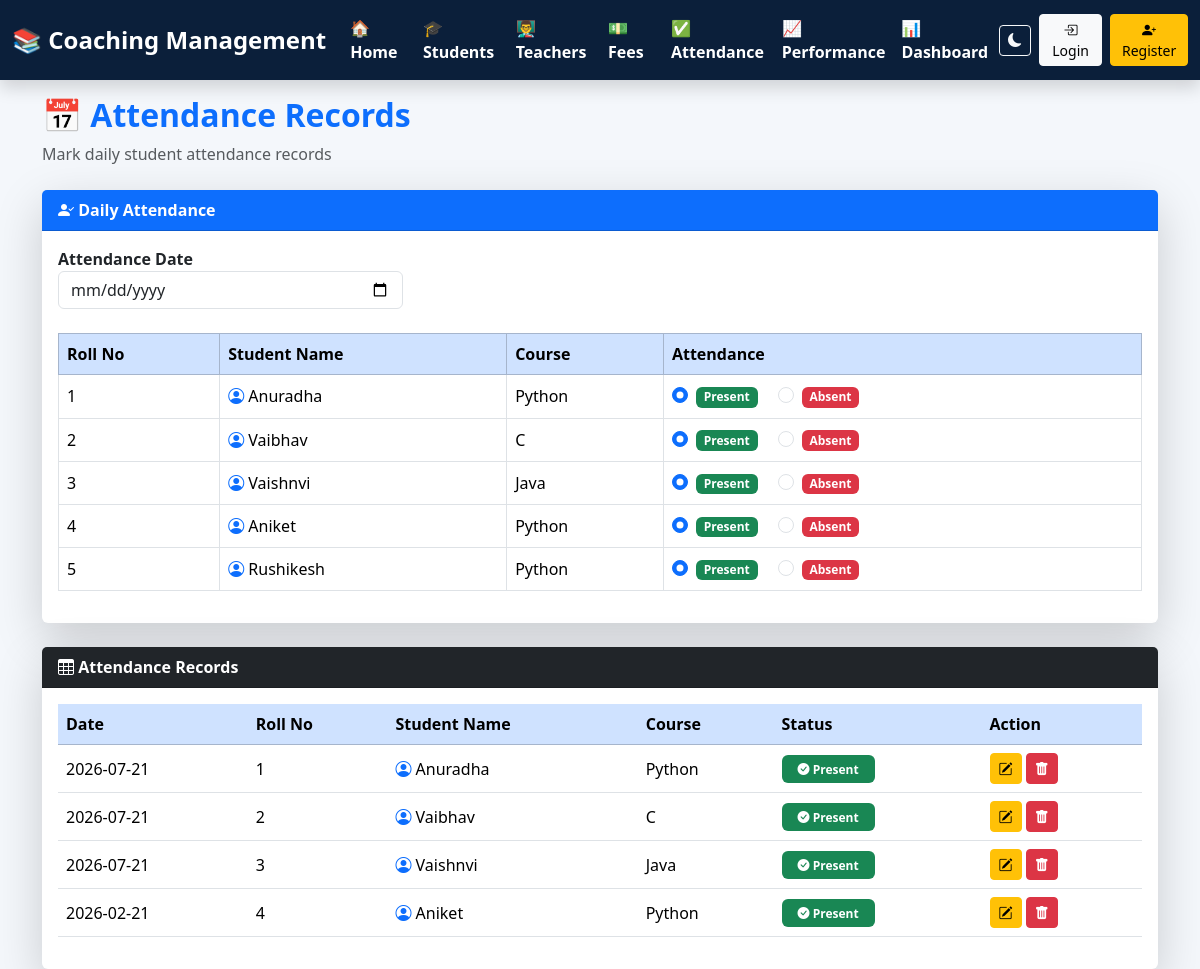
The app's page /attendance, older data.
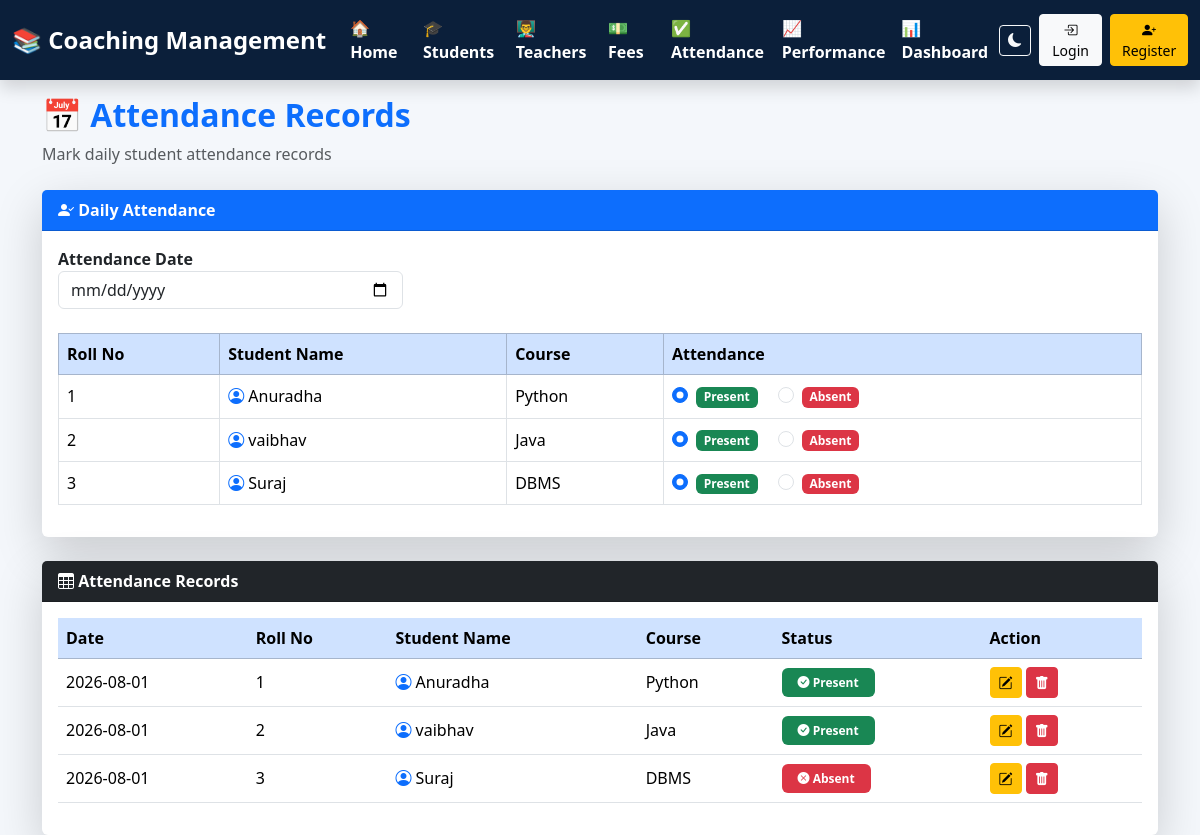
The same page, newer data.
### tables this page shows
CREATE TABLE students(

        id INTEGER PRIMARY KEY AUTOINCREMENT,
        roll_no INTEGER UNIQUE,
        name TEXT,
        father_name TEXT,
        surname TEXT,
        mobile TEXT,
        course TEXT,
        batch TEXT,
        address TEXT,
        admission_date TEXT,
        status TEXT

    , photo TEXT DEFAULT 'default.png');

CREATE TABLE attendance(

        id INTEGER PRIMARY KEY AUTOINCREMENT,
        student_id INTEGER NOT NULL,
        date TEXT,
        status TEXT,

        FOREIGN KEY(student_id)
        REFERENCES students(id)
        ON DELETE CASCADE

    );

### app.py (the view, shortened to what this page needs)
@app.route("/attendance", methods=["GET","POST"])
def attendance():
    conn = get_connection()
    students = conn.execute(" SELECT * FROM students  ORDER BY roll_no ").fetchall()
    attendance = conn.execute("""
        SELECT
        attendance.id,
        students.roll_no,
        students.name,
        students.course,
        attendance.date,
        attendance.status
        FROM attendance
        INNER JOIN students
        ON attendance.student_id = students.id
        ORDER BY attendance.date DESC,
        students.roll_no ASC

    """).fetchall()
    conn.close()
    return render_template(
        "attendance.html",
        students=students,
        attendance=attendance
    )

### db.py (called while the page is built)
def get_connection():
    conn = sqlite3.connect(DATABASE)
    conn.row_factory = sqlite3.Row
    conn.execute("PRAGMA foreign_keys = ON")
    return conn

### templates/attendance.html (shortened to what the changed rows need)
{% extends "base.html" %}
{% block content %}
<div class="mb-4">
    <h2 class="fw-bold text-primary">
       📅 Attendance Records
    </h2>
</div>
<div class="card shadow-lg border-0 mb-4">
    <div class="card-body">
        <form method="POST" action="/attendance">
            <div class="table-responsive">
                <table class="table table-bordered table-hover align-middle">
                    <thead class="table-primary">
                        <tr>
                            <th>Roll No</th>
                            <th>Student Name </th>
                            <th> Course</th>
                            <th>Attendance</th>
                        </tr>
                    </thead>
                    <tbody>
                    {% for student in students %}
                    <tr>
                        <td> {{student['roll_no']}} </td>
                        <td>
                            <i class="bi bi-person-circle text-primary"></i>
                            {{student['name']}}
                        </td>
                        <td> {{student['course']}}  </td>
                        <td>
                            <div class="form-check form-check-inline">
                                <input
                                class="form-check-input"
                                type="radio"
                                name="status_{{student['id']}}"
                                value="Present"
                                checked>
                                <label class="form-check-label">
                                    <span class="badge bg-success">
                                        Present
                                    </span>
                                </label>
                            </div>
                            <div class="form-check form-check-inline">
                                <input
                                class="form-check-input"
                                type="radio"
                                name="status_{{student['id']}}"
                                value="Absent">
                                <label class="form-check-label">
                                    <span class="badge bg-danger">
                                        Absent
                                    </span>
                                </label>
                            </div>
                        </td>
                    </tr>
                    {% endfor %}
                    </tbody>
                </table>
            </div>
        </form>
    </div>
</div>
<div class="card shadow-lg border-0">
    <div class="card-body">
        <div class="table-responsive">
            <table class="table table-hover align-middle">
                <thead class="table-primary">
                    <tr>
                        <th> Date </th>
                        <th>Roll No</th>
                        <th>Student Name </th>
                        <th> Course</th>
                        <th> Status</th>
                        <th>Action </th>
                    </tr>
                </thead>
                <tbody>
                {% for row in attendance %}
                <tr>
                    <td>{{row['date']}}</td>
                    <td> {{row['roll_no']}} </td>
                    <td>
                        <i class="bi bi-person-circle text-primary"></i>
                        {{row['name']}}
                    </td>
                    <td>{{row['course']}}</td>
                    <td>
                        {% if row['status']=="Present" %}
                        <span class="badge bg-success px-3 py-2">
                            <i class="bi bi-check-circle-fill"></i>
                            Present
                        </span>
                        {% else %}
                        <span class="badge bg-danger px-3 py-2">
                            <i class="bi bi-x-circle-fill"></i>
                            Absent
                        </span>
                        {% endif %}
                    </td>
                    <td>
                        <a href="/edit_attendance/{{row['id']}}"
                        class="btn btn-warning btn-sm">
                            <i class="bi bi-pencil-square"></i>
                        </a>
                        <a href="/delete_attendance/{{row['id']}}"
                        class="btn btn-danger btn-sm"
                        onclick="return confirm('Delete this attendance?')">
                            <i class="bi bi-trash-fill"></i>
                        </a>
                    </td>
                </tr>
                {% endfor %}
                </tbody>
            </table>
        </div>
    </div>
</div>
{% endblock %}

Row changes from the older to the newer data that the page shows:
removed students: roll_no "4", name "Aniket", course "Python"
removed students: roll_no "5", name "Rushikesh", course "Python"
removed attendance: date "2026-07-21", roll_no "1", name "Anuradha", course "Python", status "Present" (drawn)
removed attendance: date "2026-07-21", roll_no "2", name "Vaibhav", course "C", status "Present" (drawn)
removed attendance: date "2026-07-21", roll_no "3", name "Vaishnvi", course "Java", status "Present" (drawn)
removed attendance: date "2026-02-21", roll_no "4", name "Aniket", course "Python", status "Present" (drawn)
changed students: name "Vaibhav" → "vaibhav"; course "C" → "Java"
changed students: name "Vaishnvi" → "Suraj"; course "Java" → "DBMS"
added attendance: date "2026-08-01", roll_no "1", name "Anuradha", course "Python", status "Present" (drawn)
added attendance: date "2026-08-01", roll_no "2", name "vaibhav", course "Java", status "Present" (drawn)
added attendance: date "2026-08-01", roll_no "3", name "Suraj", course "DBMS", status "Absent" (drawn)
